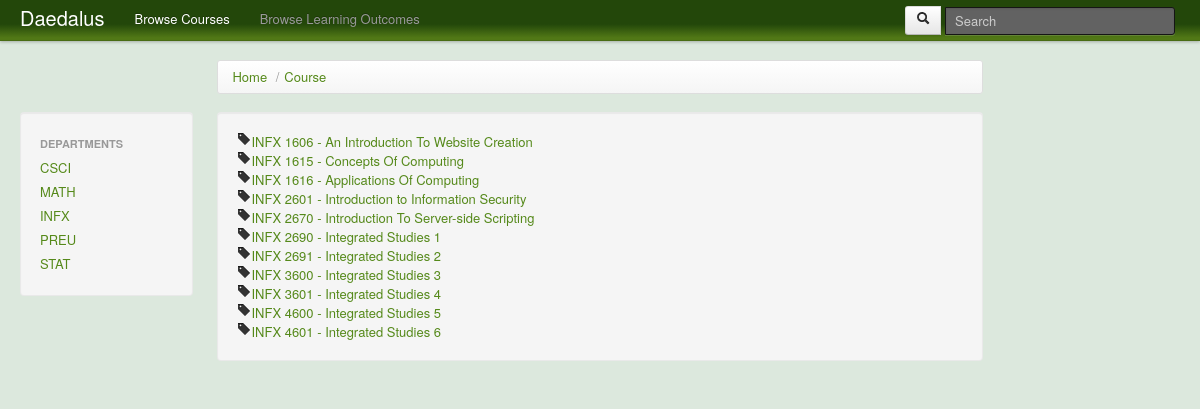
Page /index.php?q=course/INFX on the committed database.
### tables this page shows
CREATE TABLE `dae_course` (
  `id` int(11) NOT NULL auto_increment,
  `course_code` varchar(4) NOT NULL,
  `course_number` int(11) NOT NULL,
  `course_name` varchar(150) NOT NULL,
  `course` varchar(9) default NULL,
  `mapped` tinyint(4) NOT NULL default '0',
  `viewable` tinyint(4) NOT NULL default '1',
  PRIMARY KEY  (`id`)
);

### index.php (called while the page is built, shortened)
<?php
	require_once('./classes/ContentEngine.php');
	require_once('./classes/Courses.php');
	require_once('./classes/Query.php');
	$generator = new ContentEngine();
?>

### classes/Query.php (called while the page is built, shortened)
<?php
require_once('config/mysql.config.php');
$mysql_link = $mysql_link;
class Query {
  public static function escapeString($array) {
    global $mysql_link;
    $escaped_array = array();
    foreach($array as $key=>$val) {
      $escapedKey = mysqli_real_escape_string($mysql_link, $key);
      $escapedVal = mysqli_real_escape_string($mysql_link, $val);
      $escaped_array[$escapedKey] = $escapedVal;
    }
    return $escaped_array;
  }
  public static function d_query($query) {
    global $mysql_link;
    $x = mysqli_query($mysql_link, $query) or die(mysqli_error($mysql_link));
    return $x;
  }
  public static function d_queryCol($table, $colName, $whereConditions=null, $sort=null, $limit=null) {
    $query = "
      SELECT DISTINCT(".$colName.")
      FROM `$table` ";
    $result = self::d_query($query);
    $row_array = array();
    while($row = mysqli_fetch_assoc($result)) {
      $row_array[] = $row[$colName];
    }
    return $row_array;
  }
  public static function d_queryAll($table, $whereConditions=null, $sort=null, $limit=null) {
    $query = "
      SELECT *
      FROM `$table` ";
    if(is_array($whereConditions)) {
      $query .= "WHERE ";
      $count = count($whereConditions);
      $whereConditions = self::escapeString($whereConditions);
      foreach($whereConditions as $col=>$val) {
        $query .= "$col = '$val' ";
      }
    }
    else if($whereConditions) {
      die('Error: query where conditions');
      return null;
    }
		if($sort) {
			$query .= 'ORDER BY '.$sort.' ';
		}
    $result = self::d_query($query);
    $row_array = array();
    while($row = mysqli_fetch_assoc($result)) {
      $row_array[] = (object)$row;
    }
    return $row_array;
  }
}

### classes/Courses.php (the view, shortened to what this page needs)
<?php
require_once('Query.php');
class Courses {
  public static function getCourseCodeList() {
    return Query::d_queryCol('dae_course', 'course_code');
  }
  public static function getBrowseCourseList() {
    $courseCode_array = self::getCourseCodeList();
    $courses_list = array();
    foreach($courseCode_array as $code) {
      $courses_array = Query::d_queryAll('dae_course', array('course_code'=>$code), 'course_number');
      foreach($courses_array as $course_obj) {
        $course_obj->hyperlink = '<a href="index.php?q=course/'.strtolower($course_obj->course_code).'/'.$course_obj->course_number .'">'. $course_obj->course .' - '. $course_obj->course_name .'</a>';
        $courses_list[$code][$course_obj->course_number] = $course_obj;
      }
    }
    return $courses_list;
  }
}
?>

### classes/ContentEngine.php (shortened to what this page needs)
<?php
require_once('Query.php');
require_once('Courses.php');
Class ContentEngine{
	protected $data;
	protected $path;
	protected $page;
	public function __construct(){
		$this->data = '';
		$this->path = explode('/',(isset($_GET['q']))?$_GET['q']:'');
		$this->page = $this->path[0];
		$this->generateContent();
		print $this->data;
	}
	private function getTitle(){
		return 'Daedalus';
	}
	private function generateContent(){
		$selected = '';
		if( isset($this->path[2]) ){
			if( $this->path[0] == 'course' ){
				$selected = 'course';
			}
			else if ( $this->path[0] == 'slo' && $this->path[1] == 'cloud' ){
				$selected = 'tagCloud';
			}
			else{
				redirect_home();
			}
		}
		else if( isset($this->path[1]) ){
			if( $this->path[0] == 'course' ){
				$selected = 'department';
			}
		}
		$leftWing = $selected.'_leftWing';
		$content = $selected.'_content';
		$rightWing = $selected.'_rightWing';
		if( ! method_exists($this,$rightWing) ){
			$rightWing = 'default_rightWing';
		}
		$this->addLeftWing($leftWing);
		$this->addContent($content);
		$this->addRightWing($rightWing);
		$this->addContainer();
		$this->prependNavBar();
		$this->addBody();
		$this->prependHead();
		$this->addHtml();
	}
	private function getBreadcrumbs() {
		$args = $this->path;
		$breadcrumb_string = '
			<ul class="breadcrumb">
				<li>
					<a href="index.php">Home</a> <span class="divider">/</span>
				</li>';
		$url = 'index.php?q=';
		$arrsize = count($args);
		for($i = 0; $i<$arrsize-1; $i++) {
			$breadCrumb_arg = strtolower($args[$i]);
			if($i == 0) {
				$url .= $breadCrumb_arg;
			}
			else {
				$url .= '/'.$breadCrumb_arg;
			}
			$breadcrumb_string .= '<li>
				<a href="'.$url.'">';
			if( $this->path[0] == 'course' && $i==1 ){
				$breadcrumb_string .= strtoupper($args[$i]);
			}
			else if( $this->path[0] == 'slo' && $i==1 ){
				$slo = SLO::getSLO($args[$i]);
				$breadcrumb_string.= $slo->slo_text;
			}else{
				$breadcrumb_string .= ucfirst(strtolower($args[$i]));
			}
			$breadcrumb_string.= '</a>';
		}
		$breadcrumb_string .= '</ul>';
		return $breadcrumb_string;
	}
	private function addContainer(){
		$this->data = '
		<div class="container-fluid">
			<div class="row-fluid">
        <div class="span2"></div>
        <div class="span8">
          '.$this->getBreadcrumbs().'
         </div>
			</div>
			<div class="row-fluid">
				'.$this->data.'
			</div>
		</div>';
	}
	private function addBody(){
		$this->data = "<body>\n$this->data\n\t\t</body>";
	}
	private function addHtml(){
		$this->data = '<!DOCTYPE html>'."\n".'<html>'."\n" . $this->data ."\n". '</html>'."\n";
	}
	private function prependHead(){
		$this->data = '
		<head>
			<title>'.$this->getTitle().'</title>
			<link href="css/bootstrap.css" rel="stylesheet">
			<link href="css/style.css" rel="stylesheet" type="text/css" /a>
			<script type="text/javascript" src="http://ajax.googleapis.com/ajax/libs/jquery/1.7.2/jquery.js"></script>
			<script type="text/javascript" src="js/bootstrap-tab.js"></script>
			<script type="text/javascript" src="js/courseContent.js"></script>
			<script type="text/javascript" src="js/bootstrap-tooltip.js"></script>
			<script type="text/javascript" src="js/bootstrap-popover.js"></script>
			<script type="text/javascript" src="js/bootstrap-dropdown.js"></script>
			<script>
				$(function (){
					$(".right-wing-item").popover(
						{placement: \'left\'}
					);
			  		$(".left-wing-item").popover();
				});
			</script>
			<style>
				body{
					padding-top: 60px;
				}
			</style>
		</head>
		'.$this->data;
	}
	private function prependNavBar(){
		$this->navBarDefault();
	}
	private function navBarDefault(){
		$dropDownItems = "";
		$code = Courses::getCourseCodeList();
		foreach($code as $value)
		{
			$li = "<li><a href=\"index.php?q=course/".$value."\">";
			$li .= $value;
			$li .= "</a></li>\n";
			$dropDownItems .= $li;
		}
		$this->data.= '
		<div class="navbar navbar-fixed-top">
			<div class="navbar-inner">
				<div class="container-fluid">
					<a class="btn btn-navbar" data-toggle="collapse" data-target=".nav-collapse">
						<span class="icon-bar"></span>
						<span class="icon-bar"></span>
						<span class="icon-bar"></span>
					</a>
					<a class="'.($this->page==''?'brand-select':'brand').'" href="index.php">Daedalus</a>
					<div class="btn-group pull-right">
						<div class="input-prepend">
							<form class="navbar-search pull-left" action="index.php?q=search" method="POST">
								<button type="submit" class="btn"><i class="icon-search"></i></button>
								<input type="text" class="search-query" placeholder="Search" id="search" name="terms">
							</form>
						</div>
					</div>
					<div class="nav-collapse">
						<ul class="nav">
							<li class="dropdown '.($this->page=='course'?'active':'').'">
							<a href="#" class="dropdown-toggle" data-toggle="dropdown">
								Browse Courses
							</a>
								<ul class="dropdown-menu">
									<li><a href="index.php?q=course">All Courses</a></li>
									 <li class="divider"></li>
									'.
										$dropDownItems
									.'
								</ul>
							</li>
						</ul>
						<ul class="nav">
							<li class="dropdown '.($this->page=='slo'?'active	':'').'">
								<a href="#" class="dropdown-toggle" data-toggle="dropdown">
									Browse Learning Outcomes
								</a>
								<ul class="dropdown-menu">
									<li><a href="index.php?q=slo">Learning Outcomes</a></li>
									<li><a href="index.php?q=slo/cloud">Tag Cloud</a></li>
								</ul>
							</li>
						</ul>
					</div>
				</div>
		    </div>
		</div>';
	}
	private function addLeftWing($func){
		$this->data .= '<div class="span2">';
		if( method_exists($this,$func) ) $this->$func();
		else $this->default_leftWing();
		$this->data.= '</div>';
	}
	private function addContent($func){
		$this->data .= '
		<div class="container span8">';
		$this->data.='<div class="well">';
		( method_exists($this,$func) ? $this->$func() : $this->default_content );
		$this->data.= '
			</div>
		</div>';
	}
	private function addRightWing($func){
		$this->data .= '
		<div class="span2">';
		$this->data.= '</div>';
	}
	private function department_leftWing(){
		$courseCode_array = Courses::getCourseCodeList();
		$string = '
		<ul class="well nav nav-list">
			<li class="nav-header">Departments</li>';
		foreach($courseCode_array as $code) {
			$string .= '<li><a href="index.php?q=course/'.strtolower($code).'">'.$code.'</a></li>';
		}
		$this->data .= $string;
	}
	private function department_content(){
		$args = $this->path;
		$courses_list = Courses::getBrowseCourseList();
		$output_string = '';
		foreach($courses_list[strtoupper($args[1])] as $obj) {
			$output_string .= '<i class="icon-tag"></i>'.$obj->hyperlink .'<br />';
		}
		$this->data .= $output_string;
	}
}

### css/style.css (style rules this page uses)
body { margin-top: 0px; background-color: #DCE8DD; background-repeat: repeat-y; background-repeat: repeat-x; color: black; }
.navbar-inner { background: #23470a; background: -moz-linear-gradient(top, #23470a 59%, #517816 92%); background: -webkit-gradient(linear, left top, left bottom, color-stop(59%,#23470a), color-stop(92%,#517816)); background: -webkit-linear-gradient(top, #23470a 59%,#517816 92%); background: -o-linear-gradient(top, #23470a 59%,#517816 92%); background: -ms-linear-gradient(top, #23470a 59%,#517816 92%); background: linear-gradient(to bottom, #23470a 59%,#517816 92%); filter: progid:DXImageTransform.Microsoft.gradient( startColorstr='#23470a', endColorstr='#517816',GradientType=0 ); }
.navbar .nav .active > a, .navbar .nav .active > a:active { color: #ffffff; text-decoration: none; }
.well { min-height: 20px; padding: 19px; margin-bottom: 20px; background-color: #f5f5f5; border: 1px solid #ffffff; border: 1px solid rgba(0, 0, 0, 0.05); -webkit-border-radius: 4px; -moz-border-radius: 4px; border-radius: 4px; -webkit-box-shadow: inset 0 1px 1px rgba(0, 0, 0, 0.05); -moz-box-shadow: inset 0 1px 1px rgba(0, 0, 0, 0.05); box-shadow: inset 0 1px 1px rgba(0, 0, 0, 0.05); }

### classes/ContentEngine.php (style rules this page uses)
body { padding-top: 60px; }

### rows in the picture
dae_course: course "INFX 1606", course_name "An Introduction To Website Creation"
dae_course: course "INFX 1615", course_name "Concepts Of Computing"
dae_course: course "INFX 1616", course_name "Applications Of Computing"
dae_course: course "INFX 2601", course_name "Introduction to Information Security"
dae_course: course "INFX 2670", course_name "Introduction To Server-side Scripting"
dae_course: course "INFX 2690", course_name "Integrated Studies 1"
dae_course: course "INFX 2691", course_name "Integrated Studies 2"
dae_course: course "INFX 3600", course_name "Integrated Studies 3"
dae_course: course "INFX 3601", course_name "Integrated Studies 4"
dae_course: course "INFX 4600", course_name "Integrated Studies 5"
dae_course: course "INFX 4601", course_name "Integrated Studies 6"

### other values in the picture
$code "CSCI"
$code "MATH"
$code "INFX"
$code "PREU"
$code "STAT"
